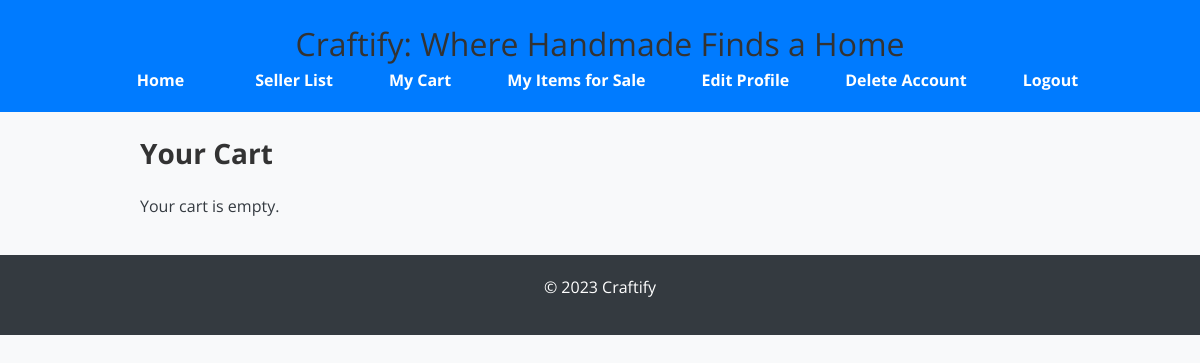
The page /cart/ (signed in) on the database as committed earlier.
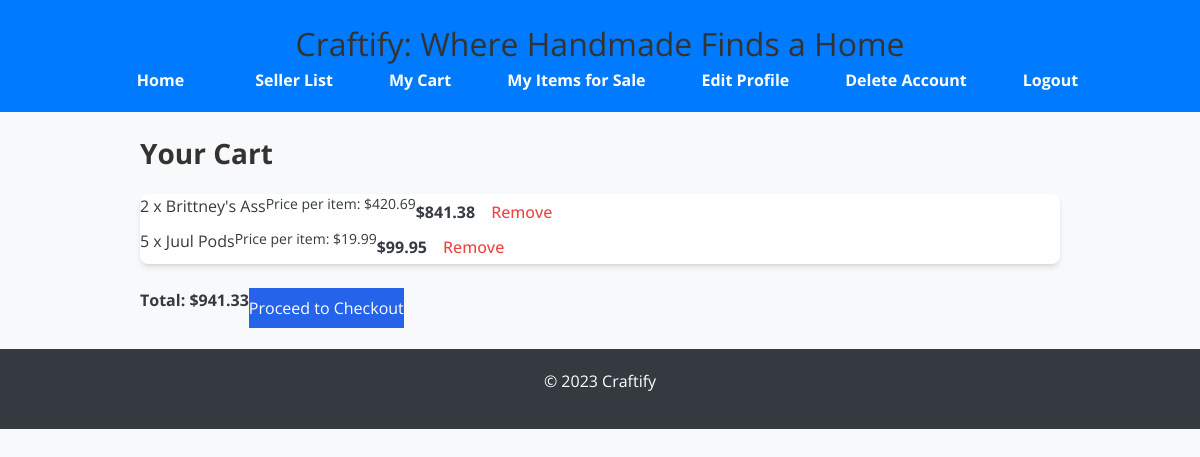
The same page on the database as committed later.
### craftify/models/cart_controller.py (models this page shows, shortened)
class CartItem(models.Model):
    cart = models.ForeignKey(Cart, on_delete=models.CASCADE, related_name='items')
    item = models.ForeignKey(Item, on_delete=models.CASCADE)
    quantity = models.PositiveIntegerField(default=1)
    added_at = models.DateTimeField(default=timezone.now)  # Ensure this field exists
    def get_total_price(self):
        return self.item.price * self.quantity

class Cart(models.Model):
    user = models.OneToOneField(
        settings.AUTH_USER_MODEL,
        on_delete=models.CASCADE,
        related_name='cart',
        help_text="User who owns the cart"
    )
    created_at = models.DateTimeField(auto_now_add=True)
    updated_at = models.DateTimeField(auto_now=True)
    def get_total_price(self):
        return sum(item.get_total_price() for item in self.items.all())

### craftify/models/item_controller.py (models this page shows, shortened)
class Item(models.Model):
    name = models.CharField(max_length=255)
    description = models.TextField()
    price = models.DecimalField(
        max_digits=10,
        decimal_places=2,
        default=0.01,
        validators=[
            MinValueValidator(0.01)
        ]
    )
    quantity = models.PositiveIntegerField(
        validators=[
            MinValueValidator(1)
        ]
    )
    created_at = models.DateTimeField(auto_now_add=True)
    seller = models.ForeignKey(settings.AUTH_USER_MODEL, on_delete=models.CASCADE, related_name='items_for_sale')
    image = models.ImageField(upload_to='item_images/', null=True, blank=True)
    category = models.CharField(max_length=100, null=True, blank=True)
    class Meta:
        ordering = ['-created_at']
        verbose_name = "Item"
        verbose_name_plural = "Items"
        indexes = [
            models.Index(fields=['seller']),
            models.Index(fields=['name']),
        ]
        unique_together = ('seller', 'name')

### craftify/views/cart_views.py (the view)
# urls.py: path('cart/', cart_views.view_cart, name='cart'),
@login_required
def view_cart(request):
    cart, _ = Cart.objects.get_or_create(user=request.user)
    cart_items = cart.items.all()
    context = {
        'cart': cart,
        'cart_items': cart_items,
    }
    return render(request, 'cart.html', context)

### craftify/templates/cart.html (shortened to what this page needs)
{% extends 'base.html' %}
{% block content %}
<div class="container mx-auto py-8 px-4 sm:px-6 lg:px-8">
    <h2 class="text-2xl font-bold mb-6 text-gray-800">Your Cart</h2>
    {% if cart.items.all|length > 0 %}
        <ul class="cart-items space-y-4 bg-white rounded-lg p-6 shadow-md">
            {% for item in cart.items.all %}
                <li class="cart-item flex items-center justify-between border-b border-gray-200 pb-4">
                    <div class="flex flex-col">
                        <span class="text-lg font-semibold text-gray-800">{{ item.quantity }} x {{ item.item.name }}</span>
                        <p class="text-sm text-gray-500">Price per item: ${{ item.item.price }}</p>
                    </div>
                    <div class="flex items-center space-x-4">
                        <span class="text-lg font-bold text-gray-800">${{ item.get_total_price }}</span>
                        <form method="post" action="{% url 'remove_item' item.item.id %}">
                            <button type="submit" class="text-red-500 hover:text-red-600 font-medium focus:outline-none">
                                Remove
                            </button>
                        </form>
                    </div>
                </li>
            {% endfor %}
        </ul>
        <div class="flex items-center justify-between mt-6">
            <p class="cart-total text-xl font-bold text-gray-800">Total: ${{ cart.get_total_price }}</p>
            <a href="{% url 'checkout' %}" class="inline-block bg-blue-600 text-white px-6 py-2 rounded hover:bg-blue-700 focus:outline-none focus:ring-2 focus:ring-blue-500 focus:ring-offset-2">
                Proceed to Checkout
            </a>
        </div>
    {% else %}
        <p class="text-gray-600">Your cart is empty.</p>
    {% endif %}
</div>
{% endblock %}

Rows that differ between the two databases and show on the page:
added CartItem: quantity "2", item.name "Brittney's Ass", item.price "420.69", get_total_price "841.38"
added CartItem: quantity "5", item.name "Juul Pods", item.price "19.99", get_total_price "99.95"
now on this page (row unchanged): Cart: get_total_price "941.33"
Other text that changed with them:
text no longer shown: "Your cart is empty."
text now shown: "Total: $ Proceed to Checkout"
